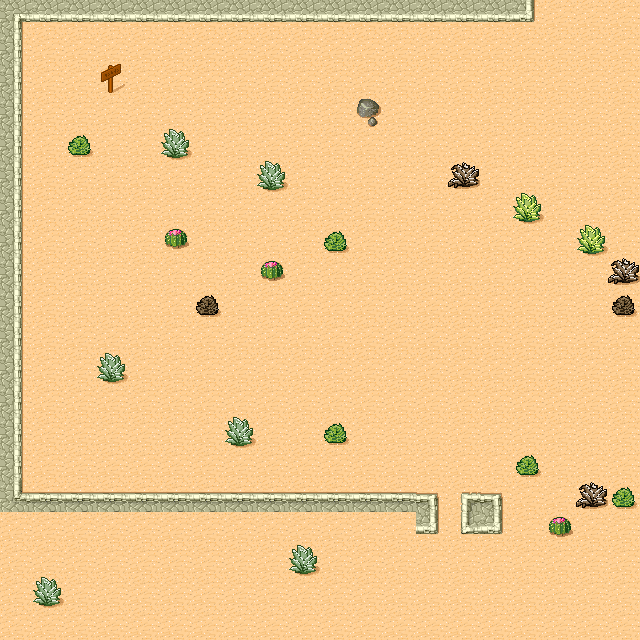

Below is a game level as drawn by its tile map, then a one-line description and the .tmx file that defines it, in full:
An orthogonal 20x20 tile map with 32x32 px tiles, 1 tile layer (Tile Layer 1).

<map version="1.5" tiledversion="1.7.2" orientation="orthogonal" renderorder="right-down" width="20" height="20" tilewidth="32" tileheight="32" infinite="0" nextlayerid="2" nextobjectid="1">
 <tileset firstgid="1" source="desert.tsx" />
 <layer id="1" name="Tile Layer 1" width="20" height="20">
  <data encoding="csv">
36,42,42,42,42,42,42,42,42,42,42,42,42,42,42,42,43,30,30,30,
35,30,30,30,30,30,30,30,30,30,30,30,30,30,30,30,30,30,30,30,
35,30,30,46,30,30,30,30,30,30,30,30,30,30,30,30,30,30,30,30,
35,30,30,30,30,30,30,30,30,30,30,32,30,30,30,30,30,30,30,30,
35,30,48,30,30,38,30,30,30,30,30,30,30,30,30,30,30,30,30,30,
35,30,30,30,30,30,30,30,38,30,30,30,30,30,39,30,30,30,30,30,
35,30,30,30,30,30,30,30,30,30,30,30,30,30,30,30,40,30,30,30,
35,30,30,30,30,31,30,30,30,30,48,30,30,30,30,30,30,30,40,30,
35,30,30,30,30,30,30,30,31,30,30,30,30,30,30,30,30,30,30,39,
35,30,30,30,30,30,47,30,30,30,30,30,30,30,30,30,30,30,30,47,
35,30,30,30,30,30,30,30,30,30,30,30,30,30,30,30,30,30,30,30,
35,30,30,38,30,30,30,30,30,30,30,30,30,30,30,30,30,30,30,30,
35,30,30,30,30,30,30,30,30,30,30,30,30,30,30,30,30,30,30,30,
35,30,30,30,30,30,30,38,30,30,48,30,30,30,30,30,30,30,30,30,
35,30,30,30,30,30,30,30,30,30,30,30,30,30,30,30,48,30,30,30,
44,26,26,26,26,26,26,26,26,26,26,26,26,27,25,27,30,30,39,48,
30,30,30,30,30,30,30,30,30,30,30,30,30,43,41,43,30,31,30,30,
30,30,30,30,30,30,30,30,30,38,30,30,30,30,30,30,30,30,30,30,
30,38,30,30,30,30,30,30,30,30,30,30,30,30,30,30,30,30,30,30,
30,30,30,30,30,30,30,30,30,30,30,30,30,30,30,30,30,30,30,30
</data>
 </layer>
</map>
